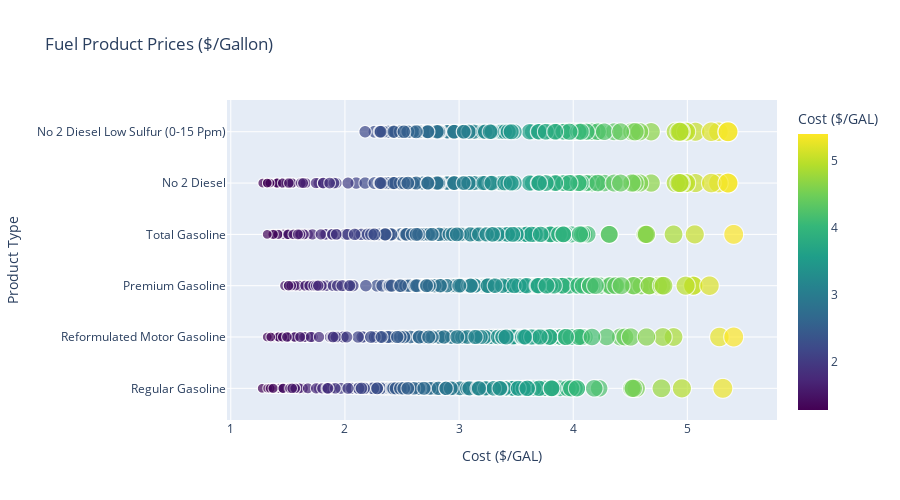
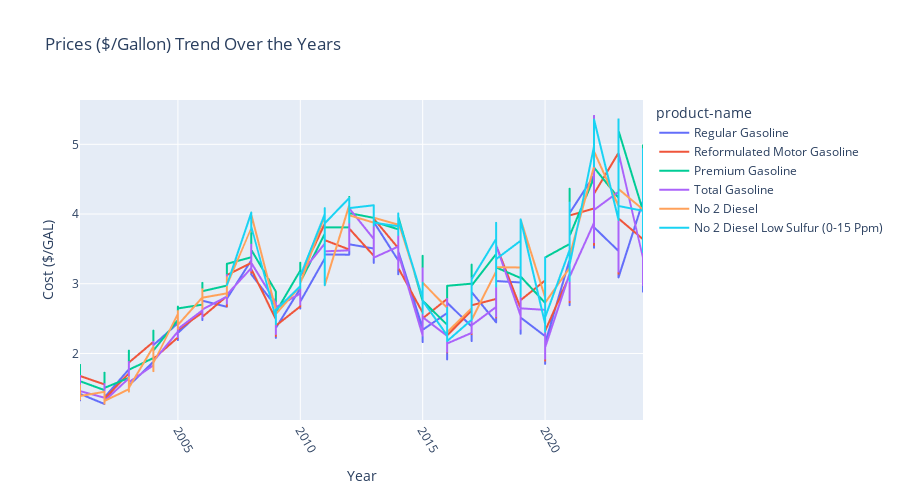
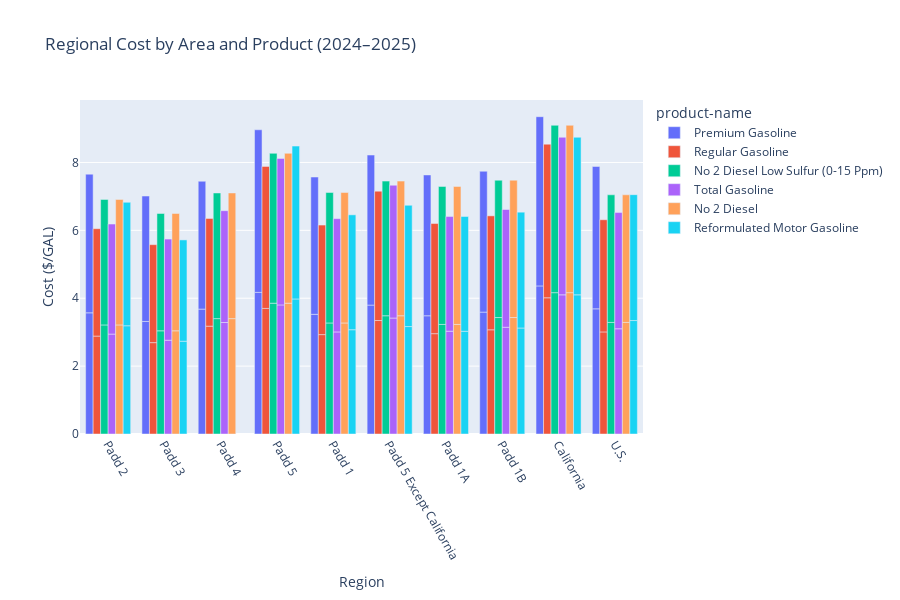
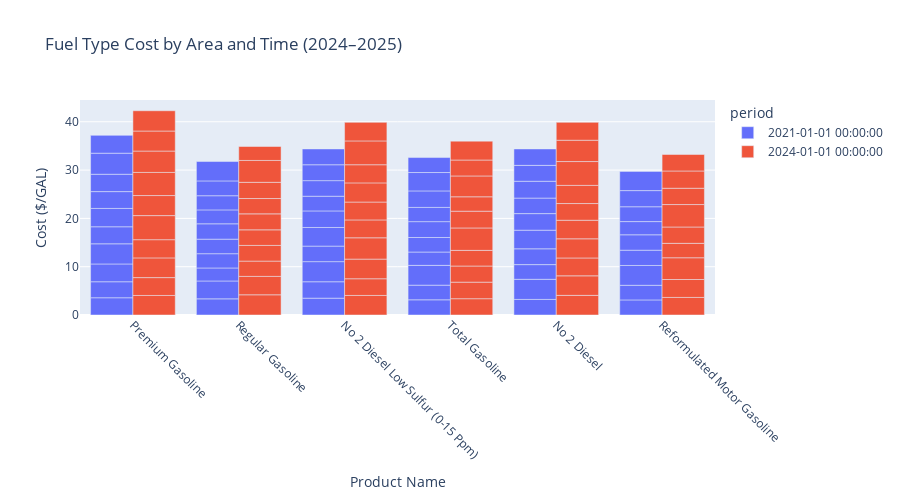

Here is the notebook cell these charts were saved with, in order:
### Markdown cell above
## 4. Pipeline Execution
Running the complete workflow:

### Code cell
# Main execution
if __name__ == "__main__":
    set_plot_style()

    # Fetch data
    API_KEY = os.getenv("EIA_API_KEY", "eg3hiIakLLsprBiSiTVP4C1Wz0NeLYPLISKYe5ap")
    df = fetch_petroleum_data(API_KEY)

    # Clean data
    df = clean_petroleum_data(df)

    # Generate Visualizations (seaborn)
    plot_scatter(df)
    plot_price_trend(df)
    plot_regional_cost(df)
    plot_fuel_type_comparison(df)
    plot_us_trend_vs_states(df)
    # Generate Visualizations (Plotly)
    create_all_charts(df)

    plt.show()

### Figure 1 — Plotly figure (JSON) as saved in the notebook; plotly's stock layout.template omitted (floating-point values rounded to 4 significant figures; data arrays with more than 128 entries replaced by an {"elided": "..."} marker saying what was removed)
{"data": [{"hovertemplate": "Cost ($/GAL)=%{marker.color}<br>Product Type=%{y}<extra></extra>", "legendgroup": "", "marker": {"color": {"elided": "1336 float values"}, "coloraxis": "coloraxis", "size": {"elided": "1336 float values"}, "sizemode": "area", "sizeref": 0.01351, "symbol": "circle"}, "mode": "markers", "name": "", "showlegend": false, "type": "scattergl", "x": {"elided": "1336 float values"}, "xaxis": "x", "y": {"elided": "1336 str values"}, "yaxis": "y"}], "layout": {"coloraxis": {"colorbar": {"title": {"text": "Cost ($/GAL)"}}, "colorscale": [[0, "#440154"], [0.1111, "#482878"], [0.2222, "#3e4989"], [0.3333, "#31688e"], [0.4444, "#26828e"], [0.5556, "#1f9e89"], [0.6667, "#35b779"], [0.7778, "#6ece58"], [0.8889, "#b5de2b"], [1, "#fde725"]]}, "height": 500, "legend": {"itemsizing": "constant", "tracegroupgap": 0}, "title": {"text": "Fuel Product Prices ($/Gallon)"}, "xaxis": {"anchor": "y", "domain": [0, 1], "title": {"text": "Cost ($/GAL)"}}, "yaxis": {"anchor": "x", "domain": [0, 1], "title": {"text": "Product Type"}}}}

### Figure 2 — Plotly figure (JSON) as saved in the notebook; plotly's stock layout.template omitted (floating-point values rounded to 4 significant figures; data arrays with more than 128 entries replaced by an {"elided": "..."} marker saying what was removed)
{"data": [{"hovertemplate": "product-name=Regular Gasoline<br>Year=%{x}<br>Cost ($/GAL)=%{y}<extra></extra>", "legendgroup": "Regular Gasoline", "line": {"color": "#636efa", "dash": "solid"}, "marker": {"symbol": "circle"}, "mode": "lines", "name": "Regular Gasoline", "showlegend": true, "type": "scattergl", "x": {"elided": "240 str values"}, "xaxis": "x", "y": {"elided": "240 float values"}, "yaxis": "y"}, {"hovertemplate": "product-name=Reformulated Motor Gasoline<br>Year=%{x}<br>Cost ($/GAL)=%{y}<extra></extra>", "legendgroup": "Reformulated Motor Gasoline", "line": {"color": "#EF553B", "dash": "solid"}, "marker": {"symbol": "circle"}, "mode": "lines", "name": "Reformulated Motor Gasoline", "showlegend": true, "type": "scattergl", "x": {"elided": "216 str values"}, "xaxis": "x", "y": {"elided": "216 float values"}, "yaxis": "y"}, {"hovertemplate": "product-name=Premium Gasoline<br>Year=%{x}<br>Cost ($/GAL)=%{y}<extra></extra>", "legendgroup": "Premium Gasoline", "line": {"color": "#00cc96", "dash": "solid"}, "marker": {"symbol": "circle"}, "mode": "lines", "name": "Premium Gasoline", "showlegend": true, "type": "scattergl", "x": {"elided": "238 str values"}, "xaxis": "x", "y": {"elided": "238 float values"}, "yaxis": "y"}, {"hovertemplate": "product-name=Total Gasoline<br>Year=%{x}<br>Cost ($/GAL)=%{y}<extra></extra>", "legendgroup": "Total Gasoline", "line": {"color": "#ab63fa", "dash": "solid"}, "marker": {"symbol": "circle"}, "mode": "lines", "name": "Total Gasoline", "showlegend": true, "type": "scattergl", "x": {"elided": "240 str values"}, "xaxis": "x", "y": {"elided": "240 float values"}, "yaxis": "y"}, {"hovertemplate": "product-name=No 2 Diesel<br>Year=%{x}<br>Cost ($/GAL)=%{y}<extra></extra>", "legendgroup": "No 2 Diesel", "line": {"color": "#FFA15A", "dash": "solid"}, "marker": {"symbol": "circle"}, "mode": "lines", "name": "No 2 Diesel", "showlegend": true, "type": "scattergl", "x": {"elided": "228 str values"}, "xaxis": "x", "y": {"elided": "228 float values"}, "yaxis": "y"}, {"hovertemplate": "product-name=No 2 Diesel Low Sulfur (0-15 Ppm)<br>Year=%{x}<br>Cost ($/GAL)=%{y}<extra></extra>", "legendgroup": "No 2 Diesel Low Sulfur (0-15 Ppm)", "line": {"color": "#19d3f3", "dash": "solid"}, "marker": {"symbol": "circle"}, "mode": "lines", "name": "No 2 Diesel Low Sulfur (0-15 Ppm)", "showlegend": true, "type": "scattergl", "x": {"elided": "174 str values"}, "xaxis": "x", "y": {"elided": "174 float values"}, "yaxis": "y"}], "layout": {"height": 500, "legend": {"title": {"text": "product-name"}, "tracegroupgap": 0}, "title": {"text": "Prices ($/Gallon) Trend Over the Years"}, "xaxis": {"anchor": "y", "domain": [0, 1], "tickangle": 60, "title": {"text": "Year"}}, "yaxis": {"anchor": "x", "domain": [0, 1], "title": {"text": "Cost ($/GAL)"}}}}

### Figure 3 — Plotly figure (JSON) as saved in the notebook; plotly's stock layout.template omitted (floating-point values rounded to 4 significant figures)
{"data": [{"alignmentgroup": "True", "hovertemplate": "product-name=Premium Gasoline<br>Region=%{x}<br>Cost ($/GAL)=%{y}<extra></extra>", "legendgroup": "Premium Gasoline", "marker": {"color": "#636efa", "pattern": {"shape": ""}}, "name": "Premium Gasoline", "offsetgroup": "Premium Gasoline", "orientation": "v", "showlegend": true, "textposition": "auto", "type": "bar", "x": ["Padd 2", "Padd 3", "Padd 4", "Padd 5", "Padd 1", "Padd 5 Except California", "Padd 1A", "Padd 1B", "California", "U.S.", "Padd 1", "Padd 3", "Padd 2", "Padd 4", "California", "Padd 1B", "Padd 5", "Padd 5 Except California", "Padd 1A", "U.S."], "xaxis": "x", "y": [3.57, 3.315, 3.68, 4.172, 3.526, 3.798, 3.483, 3.591, 4.363, 3.687, 4.045, 3.695, 4.085, 3.766, 4.985, 4.15, 4.791, 4.42, 4.149, 4.195], "yaxis": "y"}, {"alignmentgroup": "True", "hovertemplate": "product-name=Regular Gasoline<br>Region=%{x}<br>Cost ($/GAL)=%{y}<extra></extra>", "legendgroup": "Regular Gasoline", "marker": {"color": "#EF553B", "pattern": {"shape": ""}}, "name": "Regular Gasoline", "offsetgroup": "Regular Gasoline", "orientation": "v", "showlegend": true, "textposition": "auto", "type": "bar", "x": ["Padd 5 Except California", "Padd 5", "Padd 3", "Padd 1A", "U.S.", "Padd 4", "Padd 2", "Padd 1", "Padd 1B", "California", "Padd 5", "Padd 5 Except California", "Padd 2", "Padd 1A", "Padd 1", "U.S.", "Padd 4", "Padd 1B", "California", "Padd 3"], "xaxis": "x", "y": [3.343, 3.7, 2.692, 2.956, 3.008, 3.177, 2.885, 2.928, 3.07, 4.013, 4.184, 3.811, 3.163, 3.245, 3.228, 3.304, 3.174, 3.357, 4.526, 2.886], "yaxis": "y"}, {"alignmentgroup": "True", "hovertemplate": "product-name=No 2 Diesel Low Sulfur (0-15 Ppm)<br>Region=%{x}<br>Cost ($/GAL)=%{y}<extra></extra>", "legendgroup": "No 2 Diesel Low Sulfur (0-15 Ppm)", "marker": {"color": "#00cc96", "pattern": {"shape": ""}}, "name": "No 2 Diesel Low Sulfur (0-15 Ppm)", "offsetgroup": "No 2 Diesel Low Sulfur (0-15 Ppm)", "orientation": "v", "showlegend": true, "textposition": "auto", "type": "bar", "x": ["Padd 5 Except California", "Padd 4", "California", "Padd 2", "Padd 5", "Padd 1B", "Padd 3", "Padd 1A", "U.S.", "Padd 1", "Padd 1B", "Padd 3", "Padd 1A", "Padd 5", "Padd 4", "Padd 2", "Padd 5 Except California", "U.S.", "California", "Padd 1"], "xaxis": "x", "y": [3.484, 3.399, 4.164, 3.214, 3.854, 3.431, 3.04, 3.228, 3.287, 3.272, 4.046, 3.457, 4.065, 4.415, 3.702, 3.696, 3.966, 3.76, 4.931, 3.842], "yaxis": "y"}, {"alignmentgroup": "True", "hovertemplate": "product-name=Total Gasoline<br>Region=%{x}<br>Cost ($/GAL)=%{y}<extra></extra>", "legendgroup": "Total Gasoline", "marker": {"color": "#ab63fa", "pattern": {"shape": ""}}, "name": "Total Gasoline", "offsetgroup": "Total Gasoline", "orientation": "v", "showlegend": true, "textposition": "auto", "type": "bar", "x": ["Padd 1B", "Padd 1A", "California", "Padd 3", "Padd 1", "Padd 4", "Padd 2", "Padd 5 Except California", "Padd 5", "U.S.", "Padd 1A", "U.S.", "Padd 1", "Padd 2", "California", "Padd 1B", "Padd 3", "Padd 5", "Padd 4", "Padd 5 Except California"], "xaxis": "x", "y": [3.145, 3.029, 4.1, 2.763, 3.007, 3.285, 2.944, 3.417, 3.803, 3.1, 3.377, 3.424, 3.337, 3.242, 4.642, 3.469, 2.98, 4.315, 3.294, 3.912], "yaxis": "y"}, {"alignmentgroup": "True", "hovertemplate": "product-name=No 2 Diesel<br>Region=%{x}<br>Cost ($/GAL)=%{y}<extra></extra>", "legendgroup": "No 2 Diesel", "marker": {"color": "#FFA15A", "pattern": {"shape": ""}}, "name": "No 2 Diesel", "offsetgroup": "No 2 Diesel", "orientation": "v", "showlegend": true, "textposition": "auto", "type": "bar", "x": ["Padd 1A", "California", "Padd 3", "Padd 1", "Padd 5", "Padd 1B", "Padd 2", "Padd 5 Except California", "U.S.", "Padd 4", "Padd 1A", "Padd 1B", "Padd 2", "Padd 5 Except California", "Padd 1", "Padd 3", "U.S.", "California", "Padd 5", "Padd 4"], "xaxis": "x", "y": [3.228, 4.164, 3.04, 3.272, 3.854, 3.431, 3.214, 3.484, 3.287, 3.399, 4.065, 4.046, 3.696, 3.966, 3.842, 3.457, 3.76, 4.931, 4.415, 3.702], "yaxis": "y"}, {"alignmentgroup": "True", "hovertemplate": "product-name=Reformulated Motor Gasoline<br>Region=%{x}<br>Cost ($/GAL)=%{y}<extra></extra>", "legendgroup": "Reformulated Motor Gasoline", "marker": {"color": "#19d3f3", "pattern": {"shape": ""}}, "name": "Reformulated Motor Gasoline", "offsetgroup": "Reformulated Motor Gasoline", "orientation": "v", "showlegend": true, "textposition": "auto", "type": "bar", "x": ["Padd 1B", "Padd 1A", "California", "Padd 5 Except California", "Padd 2", "Padd 3", "Padd 1", "U.S.", "Padd 5", "Padd 2", "U.S.", "Padd 5", "Padd 3", "Padd 1", "California", "Padd 1A", "Padd 5 Except California", "Padd 1B"], "xaxis": "x", "y": [3.123, 3.027, 4.1, 3.165, 3.189, 2.734, 3.072, 3.342, 3.979, 3.638, 3.709, 4.503, 2.984, 3.385, 4.642, 3.38, 3.573, 3.412], "yaxis": "y"}], "layout": {"barmode": "group", "height": 600, "legend": {"title": {"text": "product-name"}, "tracegroupgap": 0}, "title": {"text": "Regional Cost by Area and Product (2024–2025)"}, "xaxis": {"anchor": "y", "domain": [0, 1], "tickangle": 60, "title": {"text": "Region"}}, "yaxis": {"anchor": "x", "domain": [0, 1], "title": {"text": "Cost ($/GAL)"}}}}

### Figure 4 — Plotly figure (JSON) as saved in the notebook; plotly's stock layout.template omitted (floating-point values rounded to 4 significant figures)
{"data": [{"alignmentgroup": "True", "hovertemplate": "period=2021-01-01 00:00:00<br>Product Name=%{x}<br>Cost ($/GAL)=%{y}<extra></extra>", "legendgroup": "2021-01-01 00:00:00", "marker": {"color": "#636efa", "pattern": {"shape": ""}}, "name": "2021-01-01 00:00:00", "offsetgroup": "2021-01-01 00:00:00", "orientation": "v", "showlegend": true, "textposition": "auto", "type": "bar", "x": ["Premium Gasoline", "Regular Gasoline", "No 2 Diesel Low Sulfur (0-15 Ppm)", "Regular Gasoline", "Total Gasoline", "No 2 Diesel Low Sulfur (0-15 Ppm)", "Total Gasoline", "No 2 Diesel", "No 2 Diesel Low Sulfur (0-15 Ppm)", "No 2 Diesel", "No 2 Diesel Low Sulfur (0-15 Ppm)", "Regular Gasoline", "Premium Gasoline", "No 2 Diesel", "No 2 Diesel", "Regular Gasoline", "Total Gasoline", "Regular Gasoline", "Total Gasoline", "No 2 Diesel", "No 2 Diesel", "Regular Gasoline", "Premium Gasoline", "Regular Gasoline", "No 2 Diesel", "Premium Gasoline", "No 2 Diesel Low Sulfur (0-15 Ppm)", "Reformulated Motor Gasoline", "Regular Gasoline", "Premium Gasoline", "Total Gasoline", "Reformulated Motor Gasoline", "Reformulated Motor Gasoline", "Reformulated Motor Gasoline", "No 2 Diesel", "No 2 Diesel Low Sulfur (0-15 Ppm)", "Total Gasoline", "No 2 Diesel", "Reformulated Motor Gasoline", "Total Gasoline", "Premium Gasoline", "Total Gasoline", "Reformulated Motor Gasoline", "No 2 Diesel Low Sulfur (0-15 Ppm)", "Reformulated Motor Gasoline", "Premium Gasoline", "Reformulated Motor Gasoline", "Reformulated Motor Gasoline", "Regular Gasoline", "Premium Gasoline", "No 2 Diesel", "No 2 Diesel Low Sulfur (0-15 Ppm)", "Regular Gasoline", "No 2 Diesel Low Sulfur (0-15 Ppm)", "Total Gasoline", "No 2 Diesel Low Sulfur (0-15 Ppm)", "Premium Gasoline", "Premium Gasoline", "Total Gasoline"], "xaxis": "x", "y": [3.57, 3.343, 3.484, 3.7, 3.145, 3.399, 3.029, 3.228, 4.164, 4.164, 3.214, 2.692, 3.315, 3.04, 3.272, 2.956, 4.1, 3.008, 2.763, 3.854, 3.431, 3.177, 3.68, 2.885, 3.214, 4.172, 3.854, 3.123, 2.928, 3.526, 3.007, 3.027, 4.1, 3.165, 3.484, 3.431, 3.285, 3.287, 3.189, 2.944, 3.798, 3.417, 2.734, 3.04, 3.072, 3.483, 3.342, 3.979, 3.07, 3.591, 3.399, 3.228, 4.013, 3.287, 3.803, 3.272, 4.363, 3.687, 3.1], "yaxis": "y"}, {"alignmentgroup": "True", "hovertemplate": "period=2024-01-01 00:00:00<br>Product Name=%{x}<br>Cost ($/GAL)=%{y}<extra></extra>", "legendgroup": "2024-01-01 00:00:00", "marker": {"color": "#EF553B", "pattern": {"shape": ""}}, "name": "2024-01-01 00:00:00", "offsetgroup": "2024-01-01 00:00:00", "orientation": "v", "showlegend": true, "textposition": "auto", "type": "bar", "x": ["Reformulated Motor Gasoline", "Reformulated Motor Gasoline", "Total Gasoline", "Premium Gasoline", "No 2 Diesel Low Sulfur (0-15 Ppm)", "Reformulated Motor Gasoline", "Regular Gasoline", "Premium Gasoline", "Regular Gasoline", "Premium Gasoline", "Total Gasoline", "No 2 Diesel", "Total Gasoline", "Premium Gasoline", "No 2 Diesel", "No 2 Diesel Low Sulfur (0-15 Ppm)", "Reformulated Motor Gasoline", "No 2 Diesel", "Total Gasoline", "Regular Gasoline", "No 2 Diesel Low Sulfur (0-15 Ppm)", "Regular Gasoline", "Reformulated Motor Gasoline", "No 2 Diesel Low Sulfur (0-15 Ppm)", "No 2 Diesel", "Total Gasoline", "Reformulated Motor Gasoline", "No 2 Diesel", "Regular Gasoline", "No 2 Diesel Low Sulfur (0-15 Ppm)", "Total Gasoline", "No 2 Diesel", "Total Gasoline", "Regular Gasoline", "Regular Gasoline", "Regular Gasoline", "No 2 Diesel Low Sulfur (0-15 Ppm)", "No 2 Diesel", "No 2 Diesel", "Premium Gasoline", "Reformulated Motor Gasoline", "Premium Gasoline", "No 2 Diesel", "Total Gasoline", "Premium Gasoline", "No 2 Diesel Low Sulfur (0-15 Ppm)", "Reformulated Motor Gasoline", "Premium Gasoline", "No 2 Diesel Low Sulfur (0-15 Ppm)", "No 2 Diesel Low Sulfur (0-15 Ppm)", "Regular Gasoline", "Premium Gasoline", "No 2 Diesel Low Sulfur (0-15 Ppm)", "No 2 Diesel", "Total Gasoline", "Regular Gasoline", "Total Gasoline", "Premium Gasoline", "Reformulated Motor Gasoline"], "xaxis": "x", "y": [3.638, 3.709, 3.377, 4.045, 4.046, 4.503, 4.184, 3.695, 3.811, 4.085, 3.424, 4.065, 3.337, 3.766, 4.046, 3.457, 2.984, 3.696, 3.242, 3.163, 4.065, 3.245, 3.385, 4.415, 3.966, 4.642, 4.642, 3.842, 3.228, 3.702, 3.469, 3.457, 2.98, 3.304, 3.174, 3.357, 3.696, 3.76, 4.931, 4.985, 3.38, 4.15, 4.415, 4.315, 4.791, 3.966, 3.573, 4.42, 3.76, 4.931, 4.526, 4.149, 3.842, 3.702, 3.294, 2.886, 3.912, 4.195, 3.412], "yaxis": "y"}], "layout": {"barmode": "group", "height": 500, "legend": {"title": {"text": "period"}, "tracegroupgap": 0}, "title": {"text": "Fuel Type Cost by Area and Time (2024–2025)"}, "xaxis": {"anchor": "y", "domain": [0, 1], "tickangle": 45, "title": {"text": "Product Name"}}, "yaxis": {"anchor": "x", "domain": [0, 1], "title": {"text": "Cost ($/GAL)"}}}}
